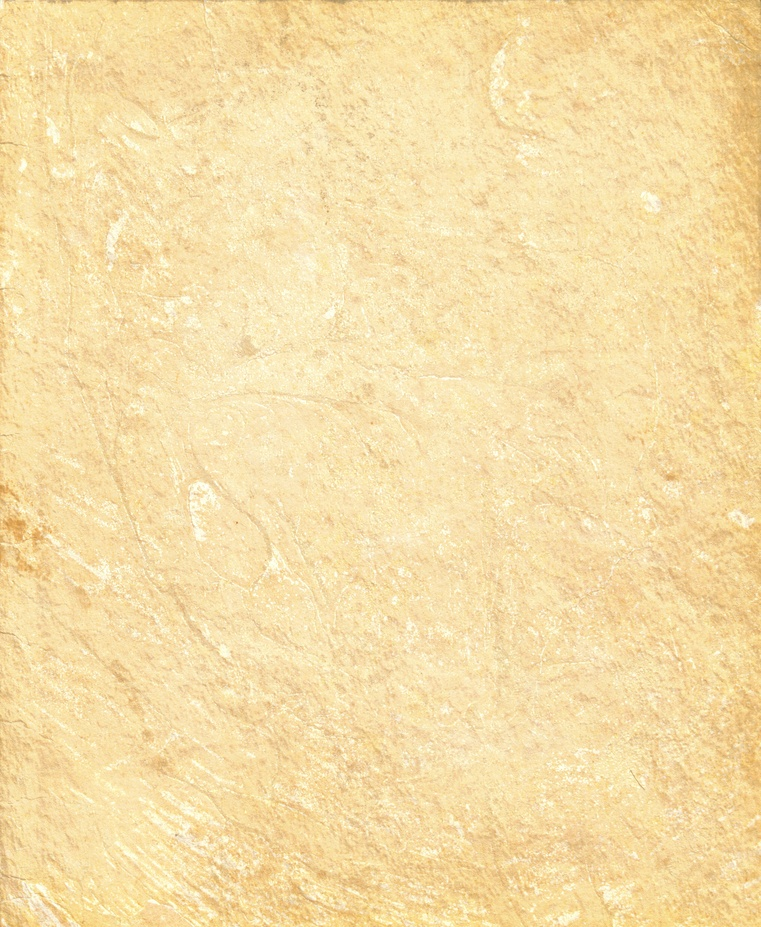
#> input picture paper_original.jpg, 761 x 927 px, shrunk from 2191 x 2669 before the run
$ python colorify_semantic.py --source-path ../paper_original.jpg --destination-path out.png   (older library calls are emulated)
#> lines starting #> are read from the running program, lines starting #| are printed output that depends on the picture
from PIL import Image
import random
import numpy as np
import sys
import scipy.misc


def parse_arguments():
    import argparse
    parser = argparse.ArgumentParser()
    parser.add_argument('-s', '--source-path', help='Path to source image.', required=True)
    parser.add_argument('-d', '--destination-path', help='Path to destination image.', required=True)
    args = parser.parse_args()
    return args


def read_image(path):
#> called with path = '../paper_original.jpg'
    img = Image.open(path)
#> img is the input picture: PIL image 761x927 RGB; mean R, G, B 245.8, 222, 167.7
    img = np.array(img)

    if img.shape[2] == 4:
        img = img[:, :, :3]

    return img


def write_image(img, path):
    scipy.misc.toimage(img, cmin=0.0, cmax=255.0).save(path)


def get_random_color(min_value=15, max_value=240):
    r = random.randint(min_value, max_value)
    g = random.randint(min_value, max_value)
    b = random.randint(min_value, max_value)
    return [r, g, b]


def colorify(image):
    colored = np.zeros(image.shape)

    colors = {0: [0,0,0]}

    height, width, _ = image.shape
#> height = 927; width = 761

    for y in range(height):
        for x in range(width):
            source_color = image[y, x]
            source_value = source_color[0]

            color = None
            try:
                color = colors[source_value]
            except KeyError:
                color = get_random_color()
                colors[source_value] = color

            colored[y, x] = color
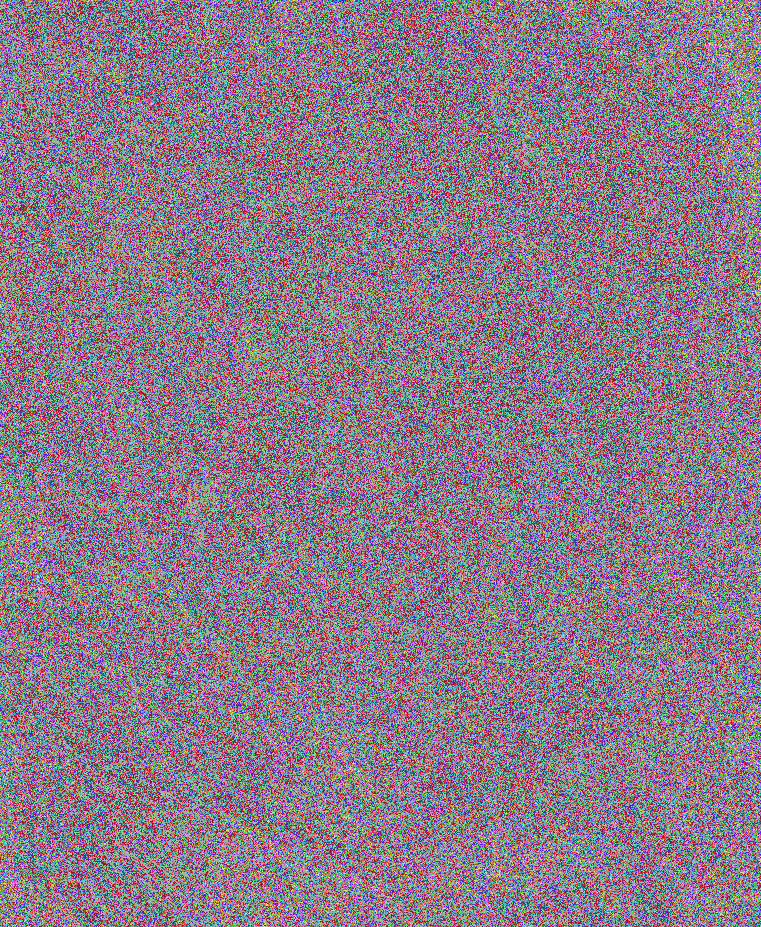
#> colored: shape (927, 761, 3) float64; mean R, G, B 138.7, 122.6, 137.3
#> after the loop, colors = 85 items

    return colored


def main():
    args = parse_arguments()
    source_image = read_image(args.source_path)
    dest_image = colorify(source_image)
    write_image(dest_image, args.destination_path)


if __name__ == "__main__":
    sys.exit(main())
#> (the program exits here)
